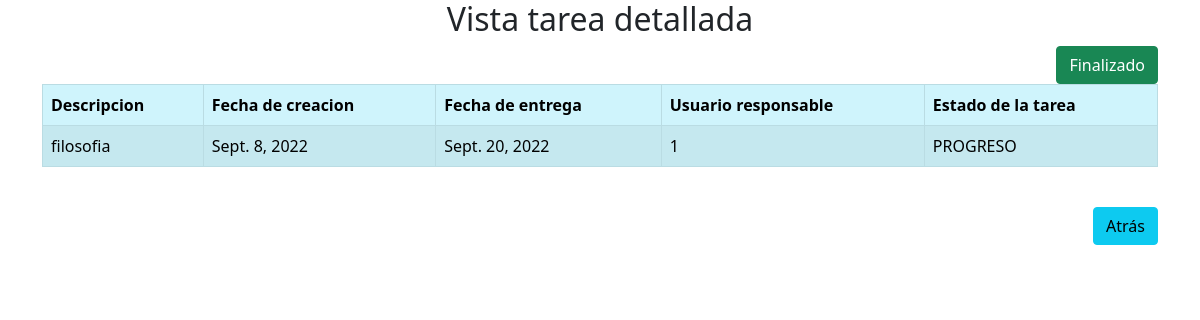
/gestion_tareas/vistaTareas/8, run on the app's committed database.
### gestion_tareas/models.py (models this page shows)
class tarea(models.Model):
    descripcion = models.CharField(max_length=128,default='')
    fechaCreacion = models.DateField(default=datetime.today())
    fechaEntrega = models.DateField(default=datetime.today())
    usuarioResponsable = models.CharField(max_length=128,default='')
    estadoTarea = models.CharField(max_length=128,default='PROGRESO')

### gestion_tareas/views.py (the view, shortened to what this page needs)
# urls.py: path('vistaTareas/<str:ind>',views.vistaTareas,name='vistaTareas'),
def vistaTareas (request,ind):
    tarea_editar = tarea.objects.get(id=ind)
    return render(request, 'gestion_tareas/vistaTareas.html', {
        'tarea_info': tarea_editar,
    })

### gestion_tareas/templates/gestion_tareas/vistaTareas.html (shortened to what this page needs)
<!DOCTYPE html>
<html lang="en">
    <head>
        <link href="https://cdn.jsdelivr.net/npm/bootstrap@5.0.2/dist/css/bootstrap.min.css" rel="stylesheet">
    </head>
    <body class="container">
        <div>
            <h2 style="text-align:center;"> Vista tarea detallada</h2>
            <div class="float-end">
                <a class="btn btn-success" href="{% url 'gestion_tareas:finalizarTarea' tarea_info.id %}">Finalizado</a>
            </div>
            <br>
            <form method="post" action="{% url 'gestion_tareas:vistaTareas' tarea_info.id %}">
                <table class="table table-info table-striped table-bordered">
                <thead>
                    <th>Descripcion</th>
                    <th>Fecha de creacion</th>
                    <th>Fecha de entrega</th>
                    <th>Usuario responsable</th>
                    <th>Estado de la tarea</th>
                </thead>
                <tbody>
                    <tr>
                        <td>{{ tarea_info.descripcion }}</td>
                        <td>{{ tarea_info.fechaCreacion }}</td>
                        <td>{{ tarea_info.fechaEntrega }}</td>
                        <td>{{ tarea_info.usuarioResponsable }}</td>
                        <td>{{ tarea_info.estadoTarea }}</td>
                    </tr>
                </tbody>
            </table>
                <br>
                <div class="float-end">
                <a class="btn btn-info" href="{% url 'gestion_tareas:dashboard' %}">Atrás</a>
            </div>
            </form>
        </div>
    </body>
</html>

### data on the page
tarea: descripcion "filosofia", fechaCreacion "Sept. 8, 2022", fechaEntrega "Sept. 20, 2022", usuarioResponsable "1", estadoTarea "PROGRESO"
